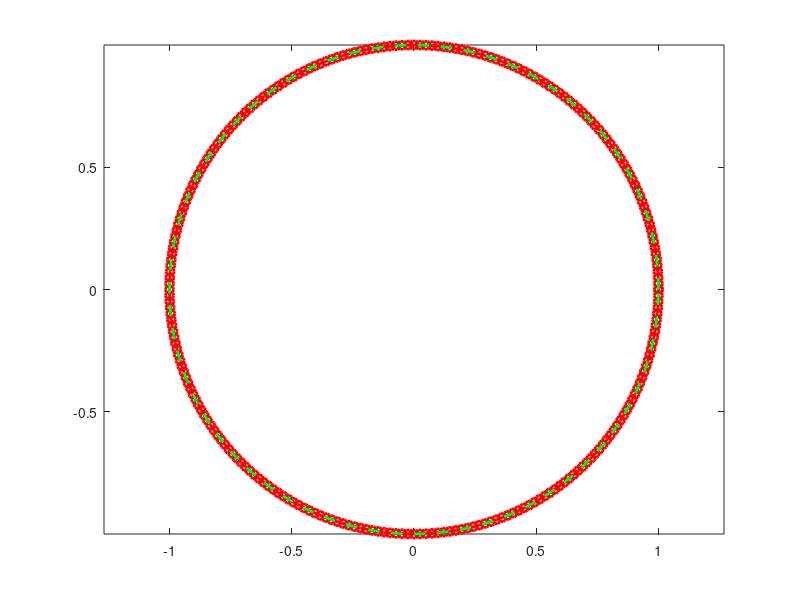

Recreate this plot in MATLAB.
%esercizio 8: Approssimazione curva
clear all
close all
clc

R=1;
theta=linspace(0,2*pi,201); %discretizzazione del parametro per disegnare la curva
x=R*cos(theta);
y=R*sin(theta);


%costruire approssimante lineare a tratti e spline
for k=2:8
    M=2^k;
    theta_M=linspace(0,2*pi,M+1);
    x_M=R*cos(theta_M);
    y_M=R*sin(theta_M);
    %grafico della curva
    plot(x,y,'r','linewidth',2)
    axis equal
    hold on
    plot(x_M,y_M,'or','linewidth',2)
    x_interp=interp1(theta_M,x_M,theta);
    y_interp=interp1(theta_M,y_M,theta);
    x_spline=spline(theta_M,x_M,theta);
    y_spline=spline(theta_M,y_M,theta);
    plot(x_interp,y_interp,'--b','linewidth',2)
    plot(x_spline,y_spline,'--g','linewidth',2)
    hold off
    pause
end
